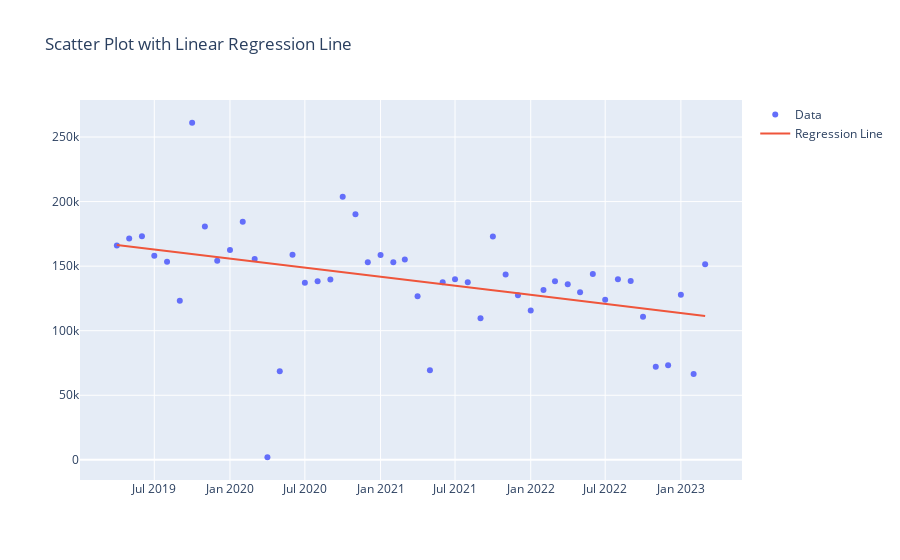

The notebook cell saved with this chart:
### Code cell
import plotly.graph_objects as go

fig = go.Figure()

# Adding scatter plot trace
fig.add_trace(go.Scatter(x=df_transport_month['date'], y=df_transport_month['total_transport'], mode='markers', name='Data'))

# Adding linear regression line trace
fig.add_trace(go.Scatter(x=df_transport_month['date'], y=slope * range(len(df_transport_month['date'])) + intercept, mode='lines', name='Regression Line'))

# Adding layout details
fig.update_layout(title='Scatter Plot with Linear Regression Line')

# Showing the plot
fig.show()
